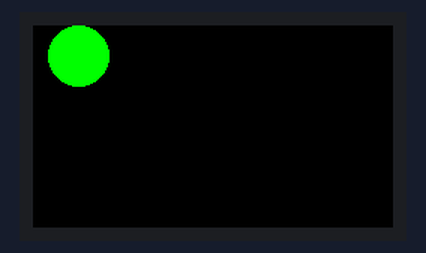
Bench run of a program on a simulated Raspberry Pi Pico running MicroPython. On the bench: 240×135 colour display. What the program prints to the serial console is not drawn. At 8.9 s the program stops and its outputs stay as they are.

Above: at 0.28 s.
At 1.28 s:
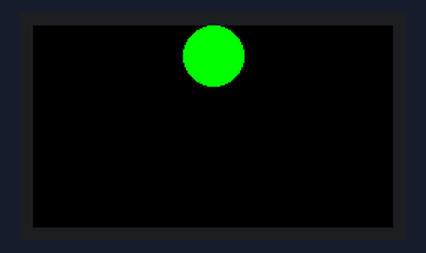
At 2.34 s:
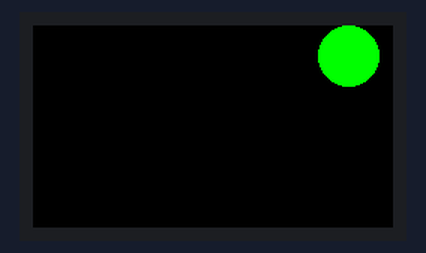
At 4.56 s:
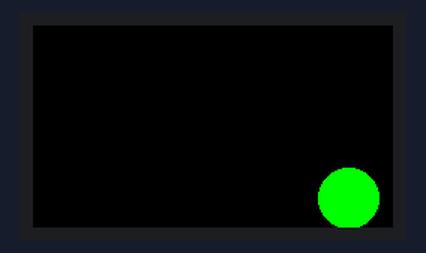
At 6.78 s:
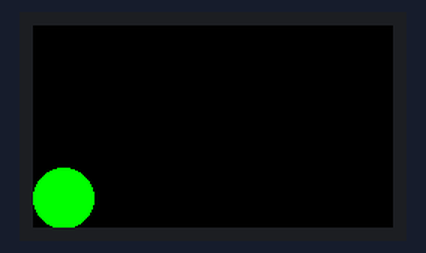
At 8.9 s:
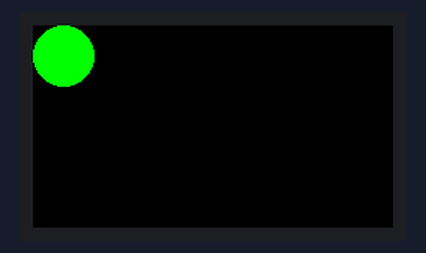

The program:

Ball_parameter_loop.py
```python
import time
from pimoroni import Button
from picographics import PicoGraphics, DISPLAY_PICO_DISPLAY, PEN_P4

# We're only using a few colours so we can use a 4 bit/16 colour palette and save RAM!
display = PicoGraphics(display=DISPLAY_PICO_DISPLAY, pen_type=PEN_P4, rotate=0)

display.set_backlight(0.5)
display.set_font("bitmap8")

WHITE = display.create_pen(255, 255, 255)
BLACK = display.create_pen(0, 0, 0)
CYAN = display.create_pen(0, 255, 255)
MAGENTA = display.create_pen(255, 0, 255)
YELLOW = display.create_pen(255, 255, 0)
GREEN = display.create_pen(0, 255, 0)


# Clear screen with BLACK color and pen
display.set_pen(BLACK)
display.clear()

display.set_pen(GREEN)
#display.text("Hello", 100, 70, scale = 6)
display.circle(20, 20, 20)
display.update()


for i in range (0, 20):
    time.sleep(.1)
    x = i*10 + 20
    y = 20
    display.set_pen(BLACK)
    display.clear()
    display.set_pen(GREEN)
    display.circle(x, y, 20)
    display.update()

for i in range (0, 20):
    time.sleep(.1)
    x = 210
    y = i*5 + 20
    print(y)
    display.set_pen(BLACK)
    display.clear()
    display.set_pen(GREEN)
    display.circle(x, y, 20)
    display.update()

for i in range (0, 20):
    time.sleep(.1)
    x = 210 - i*10
    y = 115
    print(x)
    display.set_pen(BLACK)
    display.clear()
    display.set_pen(GREEN)
    display.circle(x, y, 20)
    display.update()

for i in range (0, 20):
    time.sleep(.1)
    x = 20
    y = 115 - i*5
    print(x)
    display.set_pen(BLACK)
    display.clear()
    display.set_pen(GREEN)
    display.circle(x, y, 20)
    display.update()
```
